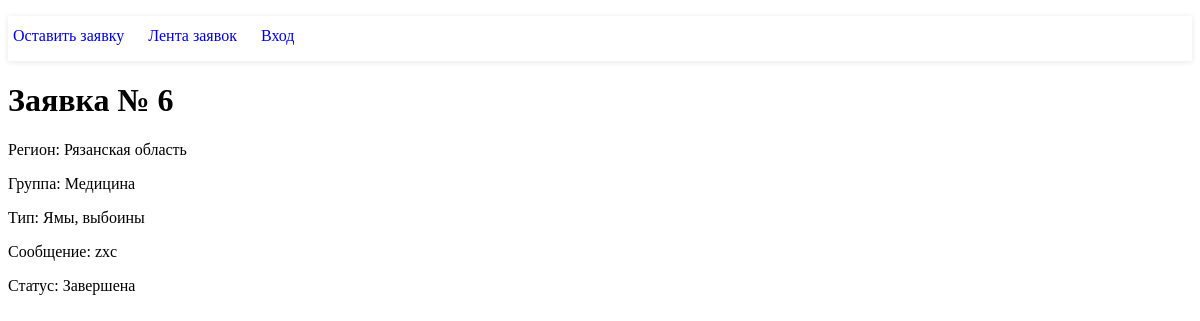
The app's page /detail/6 with its own data.
### tables this page shows
CREATE TABLE applications
(
	id INTEGER not null
		constraint applications_pk
			primary key autoincrement,
	region text,
	"group" text,
	type text,
	message text,
	status text
);

### application/controllers/MainController.php (called while the page is built, shortened)
<?php
class MainController extends Controller {
    public function detailAction() {
        $vars = [
            'data' => $this->model->postData($this->route['id'])[0],
        ];
        $this->view->render('Заявка', $vars);
    }
}

### index.php (called while the page is built, shortened)
<?php
spl_autoload_register(function ($class_name) {
    $path = str_replace('\\', '/', $class_name.'.php');
});
$router = new Router;
$router ->run();

### application/lib/Db.php (called while the page is built, shortened)
<?php
class Db {
    protected $db;
    function __construct() {
        $config = require 'application/config/db.php';
        try {
            $this->db = new PDO('sqlite:' . $config['name']);
        } catch (PDOException $e) {
                print "Error: " . $e->getMessage() . "<br/>";
            }
    }
    public function query($sql, $params = []) {
        $stmt = $this->db->prepare($sql);
        if (!empty($params)) {
            foreach ($params as $key => $val) {
                if (is_int($val)) {
                    $type = PDO::PARAM_INT;
                } else {
                    $type = PDO::PARAM_STR;
                }
                $stmt->bindValue(':'.$key, $val, $type);
            }
        }
        $stmt->execute();
        return $stmt;
    }
    public function row($sql, $params = []) {
        $result = $this->query($sql, $params);
        return $result->fetchAll(PDO::FETCH_ASSOC);
    }
}

### application/config/db.php (called while the page is built)
<?php
return [
    'host' => 'localhost',
    'name' => 'db.sqlite',
];

### application/core/Model.php (called while the page is built, shortened)
<?php
abstract class Model {
    public $db;
    public function __construct() {
        $this->db = new Db;
    }
    public function postData($id) {
        $params = [
            'id' => $id,
        ];
        return $this->db->row('SELECT * FROM applications WHERE id = :id', $params);
    }
}

### application/core/Controller.php (called while the page is built, shortened)
<?php
abstract class Controller {
    public function __construct($route) {
        $this->route = $route;
        $this->model = $this->loadModel($route['controller']);
    }
    public function loadModel($name) {
        $path = 'application\models\\'.ucfirst($name);
        if(class_exists($path)) {
            return new $path;
        }
    }
}

### application/views/main/detail.php (the view)
<h1>Заявка № <?php echo $data['id']?></h1>
        <p>Регион: <?php echo $data['region']?></p>
        <p>Группа: <?php echo $data['group']?></p>
        <p>Тип: <?php echo $data['type']?></p>
        <p>Сообщение: <?php echo $data['message']?></p>
        <p>Статус: <?php echo $data['status']?></p>

### records on screen
applications: id "6", region "Рязанская область", group "Медицина", type "Ямы, выбоины", message "zxc", status "Завершена"
